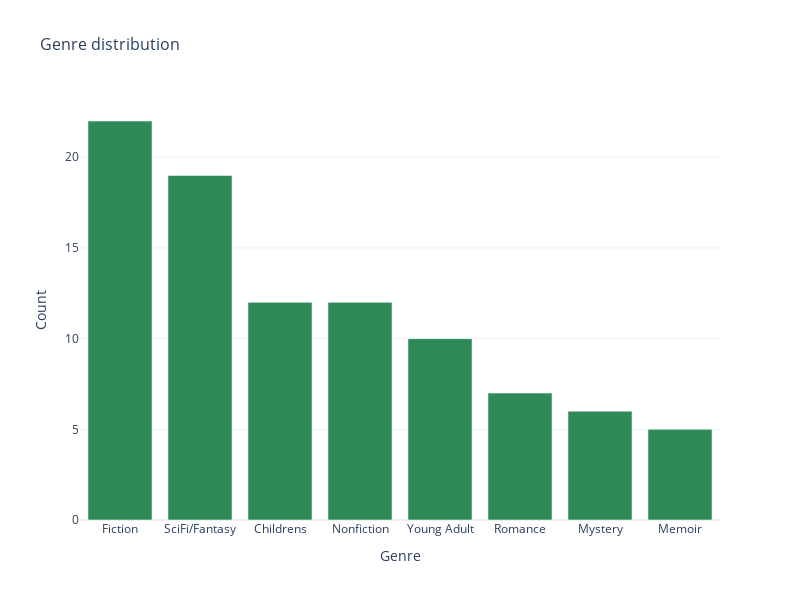

Notebook code for this chart:
### Markdown cell above
### 4.2.1 Genre distribution

### Code cell
create_vertical_bar_plot(sales_total, 'genre')

### Figure 1 — Plotly figure (JSON) as saved in the notebook; plotly's stock layout.template omitted (floating-point values rounded to 4 significant figures)
{"data": [{"hovertemplate": "Genre=%{x}<br>Count=%{y}<extra></extra>", "legendgroup": "", "marker": {"color": "seagreen", "pattern": {"shape": ""}}, "name": "", "orientation": "v", "showlegend": false, "textposition": "auto", "type": "bar", "x": ["Fiction", "SciFi/Fantasy", "Childrens", "Nonfiction", "Young Adult", "Romance", "Mystery", "Memoir"], "xaxis": "x", "y": [22, 19, 12, 12, 10, 7, 6, 5], "yaxis": "y"}], "layout": {"barmode": "relative", "height": 600, "legend": {"tracegroupgap": 0}, "title": {"font": {"size": 16}, "text": "Genre distribution"}, "width": 800, "xaxis": {"anchor": "y", "domain": [0, 1], "title": {"text": "Genre"}}, "yaxis": {"anchor": "x", "domain": [0, 1], "title": {"text": "Count"}}}}
